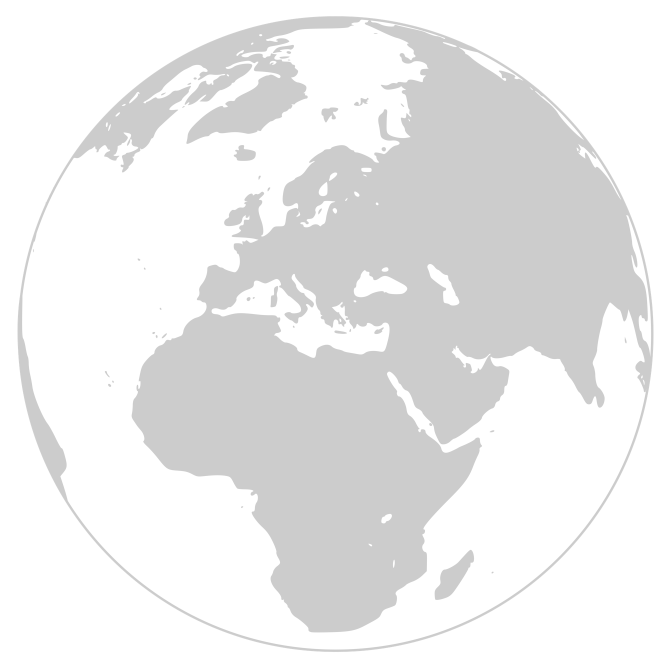
#> input picture animations/CDN/assets/source_globe.png, 2000 x 2000 px, found by its file name (shown at 1/3 size)
$ python make_planet.py
#> lines starting #> are read from the running program, lines starting #| are printed output that depends on the picture; after the words box and inside, x2 and y2 are one past the last pixel; in counts of white or black regions, pixels touching at a corner belong together
"""Bake a shaded blue 'planet' PNG from a flat gray-continents globe image.

Reads ``source_globe.png`` (an orthographic globe: opaque disk, land = gray,
ocean = white, outside = transparent) and produces ``planet_blue.png``: a sphere
with blue oceans, light land, diffuse + specular lighting from the upper-left, a
darkened limb and a soft atmospheric rim — so it reads as a real planet instead
of a flat disk. Fully vectorised with numpy; only needs Pillow + numpy (already
in the Manim venv). Re-run after tweaking colours:

    <venv>/bin/python assets/make_planet.py
"""
import numpy as np
from PIL import Image

SRC = "assets/source_globe.png"
OUT = "assets/planet_blue.png"
S = 1500                      # output resolution (square)

# palette (RGB 0-255)
OCEAN = np.array([26, 82, 140], float)      # deep sea blue
LAND = np.array([150, 176, 202], float)     # light steel-blue land
ATMO = np.array([125, 205, 255], float)     # atmospheric limb glow
SPEC = np.array([255, 255, 255], float)     # specular highlight


def main():
    src = np.array(Image.open(SRC).convert("RGBA")).astype(float)
    a = src[..., 3]
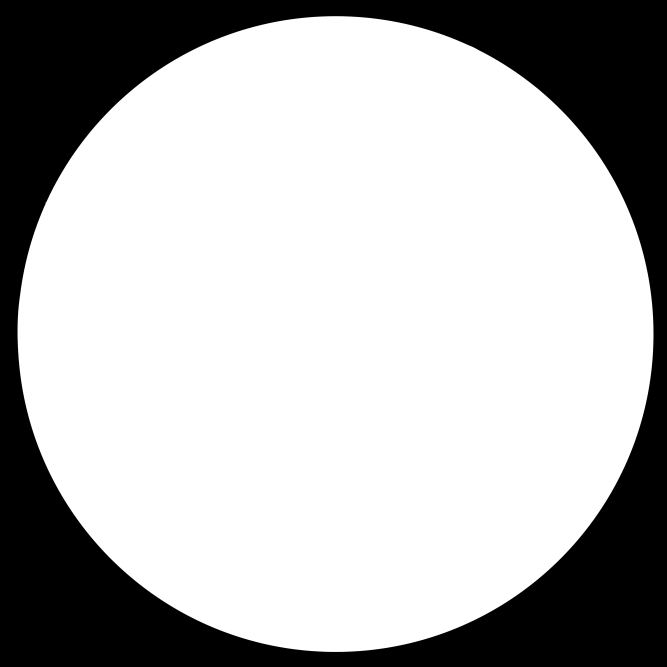
#> a: shape (2000, 2000) float64 (shown at 1/3 size); min 0, max 255, mean 182.2
    lum = 0.299 * src[..., 0] + 0.587 * src[..., 1] + 0.114 * src[..., 2]
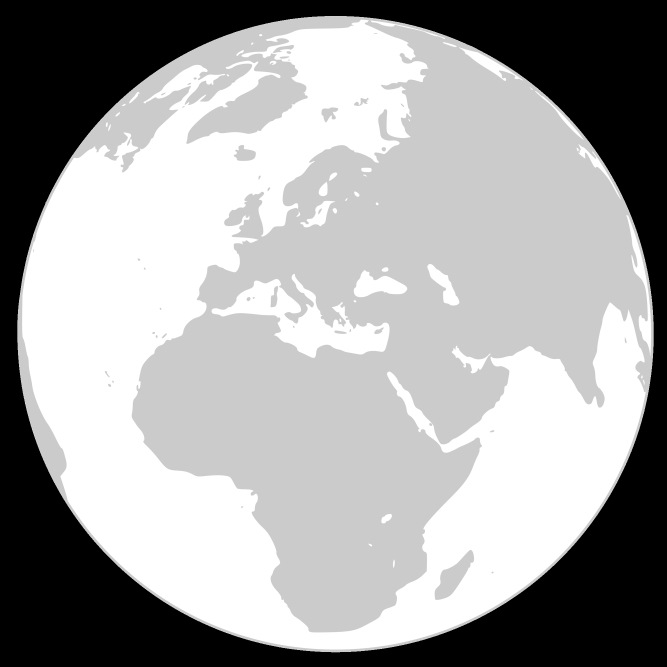
#> lum: shape (2000, 2000) float64 (shown at 1/3 size); min 0, max 255, mean 162.7
    land_src = (a > 10) & (lum < 235)                 # gray continents
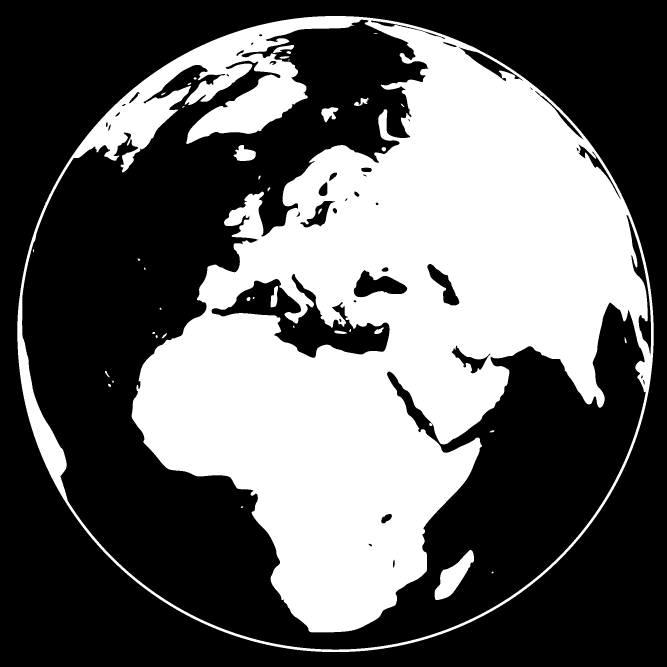
#> land_src: shape (2000, 2000) bool (shown at 1/3 size); 38.7% white; 41 white regions (1 under 20 px), largest, box (x1, y1, x2, y2) and area: (52, 48, 1961, 1956) 1534272, (1304, 1649, 1422, 1800) 7530, (701, 435, 768, 483) 2061

    ys, xs = np.where(a > 10)
    cx, cy = (xs.min() + xs.max()) / 2, (ys.min() + ys.max()) / 2
#> cx = 1006; cy = 1001.5
    rs = max(xs.max() - xs.min(), ys.max() - ys.min()) / 2
#> rs = 954

    j, i = np.mgrid[0:S, 0:S]
    nx = (i - S / 2) / (S / 2)
    ny = (j - S / 2) / (S / 2)                         # +down (image space)
    r = np.hypot(nx, ny)
    inside = r <= 1.0
    nz = np.sqrt(np.clip(1 - r * r, 0, 1))            # sphere normal z

    # diffuse lighting, world-up = -ny, light from upper-left-front
    ld = np.array([-0.40, 0.50, 0.90])
    ld /= np.linalg.norm(ld)
    ndotl = np.clip(nx * ld[0] + (-ny) * ld[1] + nz * ld[2], 0, 1)
    # gentle, even sphere shading — no blown-out sub-solar hotspot
    bright = np.clip((0.46 + 0.66 * ndotl) * (0.66 + 0.34 * nz), 0, 1.1)

    # sample continents from the source disk
    sx = np.clip((cx + nx * rs).astype(int), 0, src.shape[1] - 1)
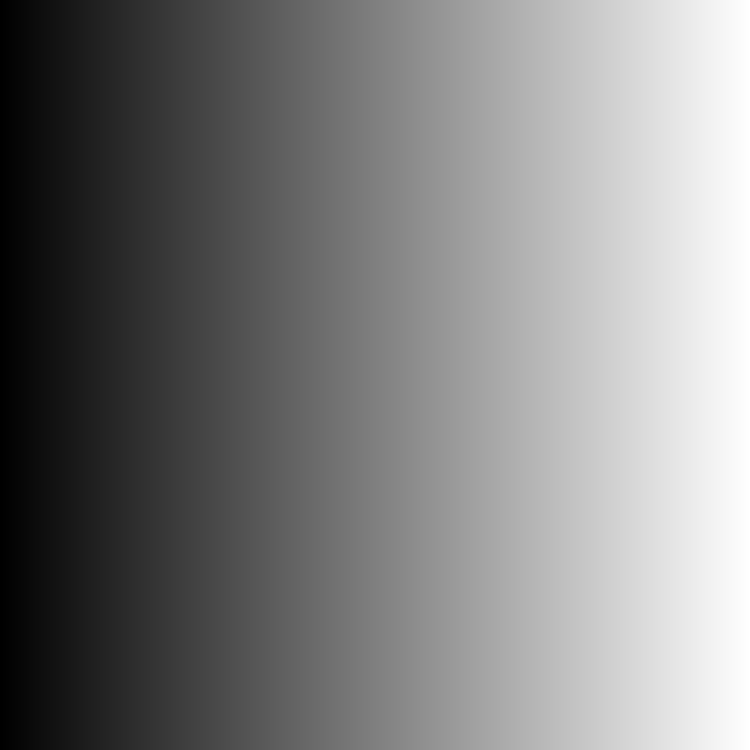
#> sx: shape (1500, 1500) int64 (shown at 1/2 size); min 52, max 1958, mean 1004.9; drawn with min black and max white
    sy = np.clip((cy + ny * rs).astype(int), 0, src.shape[0] - 1)
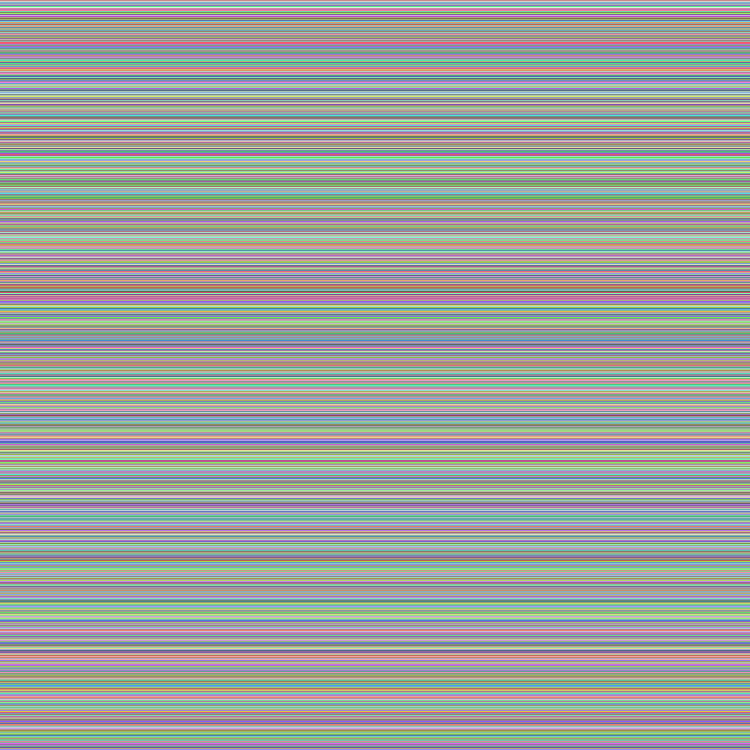
#> sy: shape (1500, 1500) int64 (shown at 1/2 size); 1500 distinct labels, from 47 to 1954; one colour per label, 0 black
    is_land = land_src[sy, sx] & (r < 0.965)
#> is_land: shape (1500, 1500) bool; 39.6% white; 45 white regions (13 under 20 px), largest, box (x1, y1, x2, y2) and area: (270, 34, 1474, 1455) 823019, (173, 27, 783, 370) 55659, (985, 1260, 1078, 1378) 4658

    col = np.where(is_land[..., None], LAND, OCEAN) * bright[..., None]

    # a soft, broad specular sheen (kept low so labels stay readable over it)
    h = np.array([ld[0], ld[1], ld[2] + 1.0])
    h /= np.linalg.norm(h)
    ndoth = np.clip(nx * h[0] + (-ny) * h[1] + nz * h[2], 0, 1)
    col += (ndoth ** 22 * 0.14)[..., None] * SPEC

    # atmospheric rim on the outer few %
    t = (np.clip((r - 0.95) / 0.05, 0, 1) * inside)[..., None]
    col = col * (1 - 0.55 * t) + ATMO * (0.55 * t)
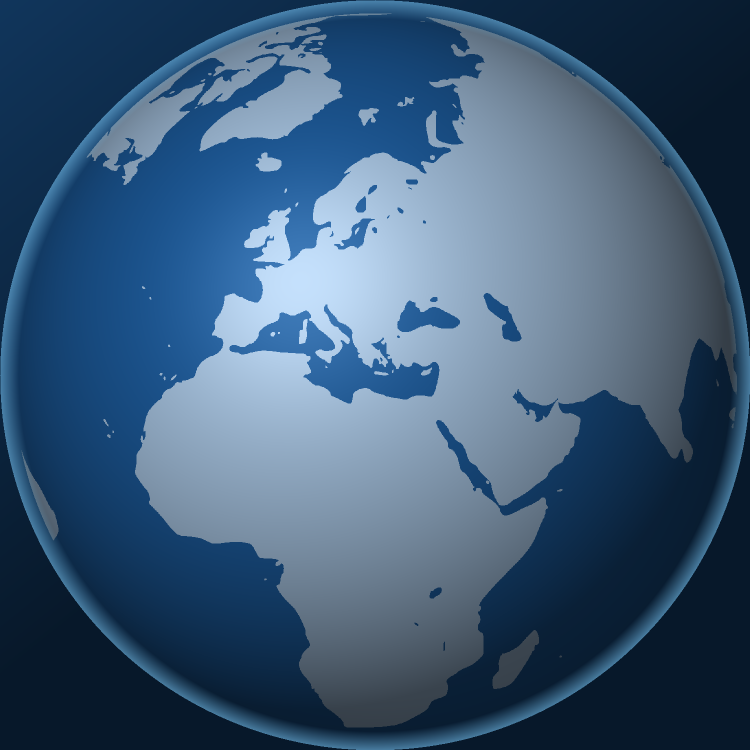
#> col: shape (1500, 1500, 3) float64 (shown at 1/2 size); mean of channels 0, 1, 2 61, 90.1, 119.2; drawn as R, G, B

    col = np.clip(col, 0, 255)
    edge = 1.5 / (S / 2)
    alpha = np.clip((1.0 - r) / edge, 0, 1) * 255
    out = np.dstack([col, alpha]).astype(np.uint8)
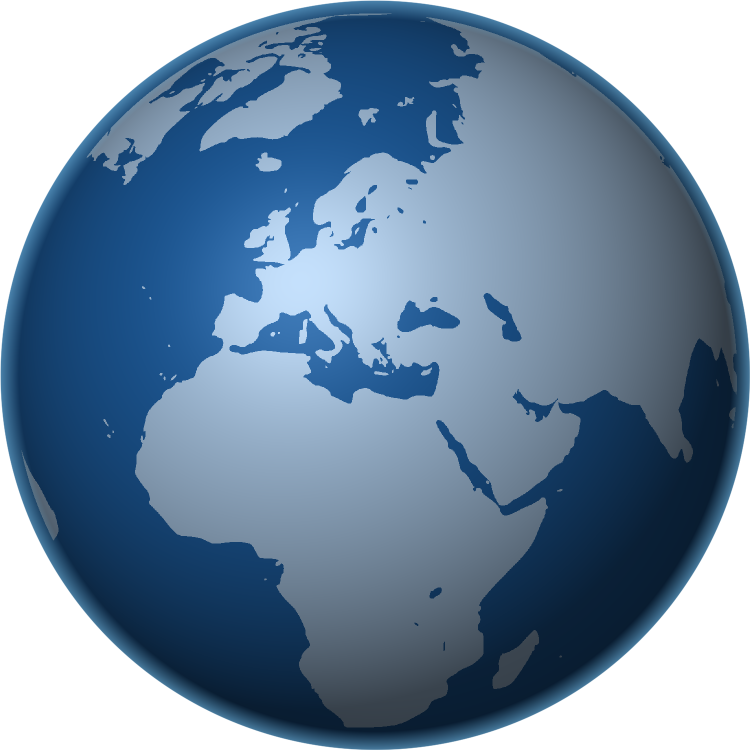
#> out: shape (1500, 1500, 4) (shown at 1/2 size); mean of channels 0, 1, 2, 3 60.5, 89.6, 118.7, 199.9; transparent parts drawn white
    Image.fromarray(out, "RGBA").save(OUT)
    print(f">> wrote {OUT}  ({S}x{S})  land frac={is_land[inside].mean():.2f}")
#| >> wrote assets/planet_blue.png  (1500x1500)  land frac=0.50


if __name__ == "__main__":
    main()
